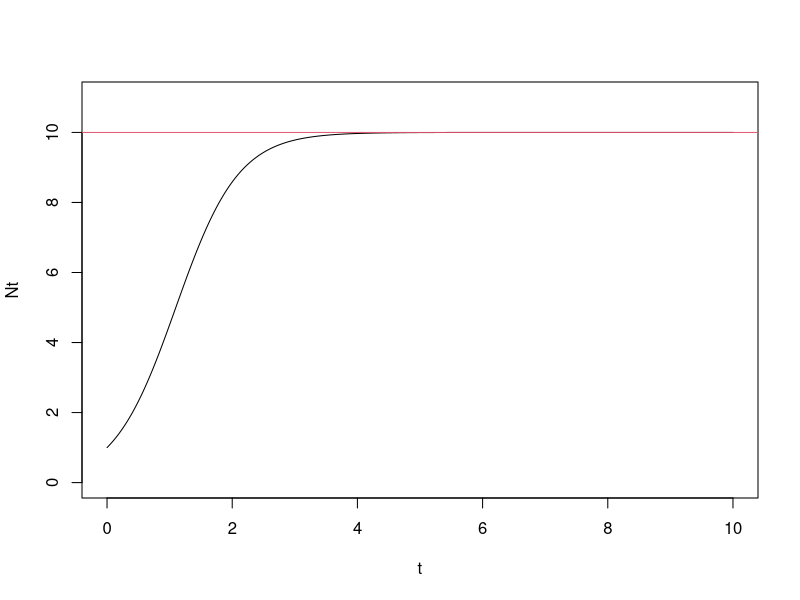

Reproduce this figure in R.
t <- seq(from=0,to=10,length=1000)

N0 <- 1
Ninf <- 10
gamma <- 2

Nt <- Ninf/(1+((Ninf/N0)-1) * exp(-gamma*t))

plot(t,Nt,type="l",ylim = c(0,Ninf+1))
abline(h=Ninf,col=2)

